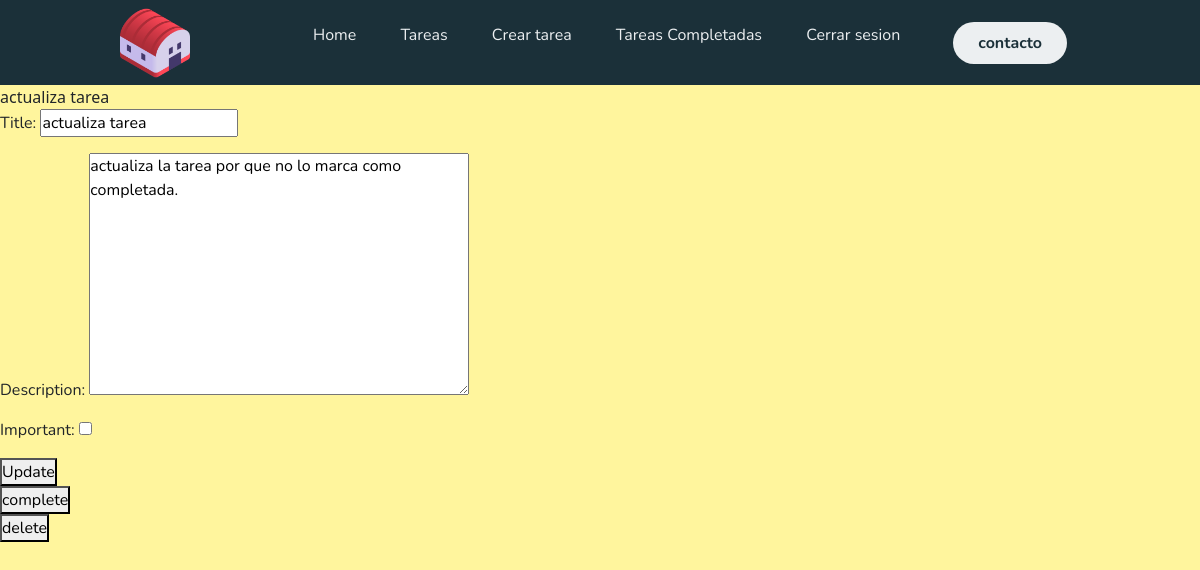
The page /task/1/ (signed in) on the database its author committed.
### tasks/models.py (models this page shows, shortened)
class Task(models.Model):
    title = models.CharField(max_length=200)
    description = models.TextField(max_length=1000)
    created = models.DateTimeField(auto_now_add=True)
    datecompleted = models.DateTimeField(null=True, blank=True)
    important = models.BooleanField(default=False)
    user = models.ForeignKey(User, on_delete=models.CASCADE)

### tasks/views.py (the view, shortened to what this page needs)
# urls.py: path('task/<int:task_id>/', views.task_detail, name='task_detail'),
@login_required
def task_detail(request, task_id):
    if request.method == 'GET':
        task = get_object_or_404(Task, pk=task_id, user=request.user)
        form = TaskForm(instance=task)
        return render(request, 'task_detail.html', {'task':task, 'form':form})

### tasks/forms.py
class TaskForm(ModelForm):
    class Meta:
        model = Task
        fields = ['title', 'description', 'important']

### tasks/templates/task_detail.html (shortened to what this page needs)
{% extends 'layouts/base.html' %}
{% block content %}
{{task.title}}
<form method="POST">
  {{form.as_p}}
  <button>
    Update
  </button>
</form>
<form action="{% url 'complete_task' task.id %}" method="POST">
  <button>
    complete
  </button>
</form>
<form action="{% url 'delete_task' task.id %}" method="POST">
  <button>
    delete
  </button>
</form>
{% endblock %}

### tasks/static/css/navbar.css (style rules this page uses)
* { box-sizing: border-box; margin: 0; padding: 0; font-family: 'Nunito', sans-serif; }

### rows shown on the page
Task: title "actualiza tarea", description "actualiza la tarea por que no lo marca como completada."
